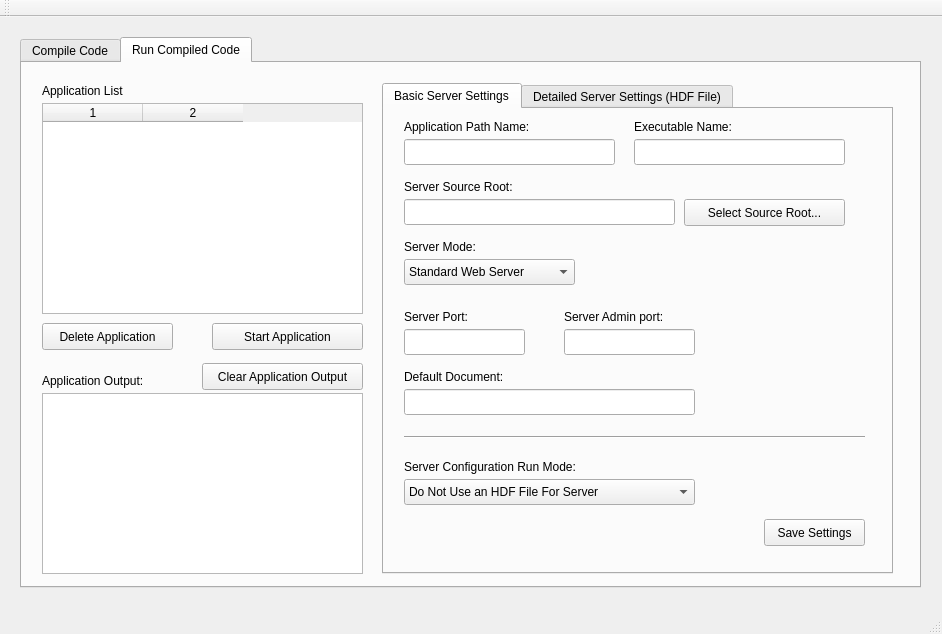
<?xml version="1.0" encoding="UTF-8"?>
<ui version="4.0">
 <class>MainWindow</class>
 <widget class="QMainWindow" name="MainWindow">
  <property name="geometry">
   <rect>
    <x>0</x>
    <y>0</y>
    <width>942</width>
    <height>634</height>
   </rect>
  </property>
  <property name="windowTitle">
   <string>Aesop - HPHP GUI - v.9b</string>
  </property>
  <widget class="QWidget" name="centralWidget">
   <widget class="QTabWidget" name="tabWidget_main">
    <property name="geometry">
     <rect>
      <x>20</x>
      <y>20</y>
      <width>901</width>
      <height>551</height>
     </rect>
    </property>
    <property name="currentIndex">
     <number>1</number>
    </property>
    <widget class="QWidget" name="tab">
     <attribute name="title">
      <string>Compile Code</string>
     </attribute>
     <widget class="QLineEdit" name="lineEdit_folderToProcess">
      <property name="geometry">
       <rect>
        <x>20</x>
        <y>40</y>
        <width>401</width>
        <height>26</height>
       </rect>
      </property>
     </widget>
     <widget class="QPushButton" name="pushButton_selectFolder">
      <property name="geometry">
       <rect>
        <x>430</x>
        <y>40</y>
        <width>211</width>
        <height>27</height>
       </rect>
      </property>
      <property name="text">
       <string>Select Project Folder...</string>
      </property>
     </widget>
     <widget class="QLabel" name="label">
      <property name="geometry">
       <rect>
        <x>20</x>
        <y>20</y>
        <width>181</width>
        <height>16</height>
       </rect>
      </property>
      <property name="text">
       <string>Project Folder to Process...</string>
      </property>
     </widget>
     <widget class="QTabWidget" name="tabWidget_2">
      <property name="geometry">
       <rect>
        <x>20</x>
        <y>90</y>
        <width>591</width>
        <height>381</height>
       </rect>
      </property>
      <property name="currentIndex">
       <number>0</number>
      </property>
      <widget class="QWidget" name="tab_3">
       <attribute name="title">
        <string>File List</string>
       </attribute>
       <widget class="QTextEdit" name="textEdit_fileList">
        <property name="geometry">
         <rect>
          <x>10</x>
          <y>10</y>
          <width>561</width>
          <height>331</height>
         </rect>
        </property>
       </widget>
      </widget>
      <widget class="QWidget" name="tab_4">
       <attribute name="title">
        <string>Compiler Output</string>
       </attribute>
       <widget class="QTextEdit" name="textEdit_compilerOutput">
        <property name="geometry">
         <rect>
          <x>10</x>
          <y>10</y>
          <width>561</width>
          <height>331</height>
         </rect>
        </property>
        <property name="overwriteMode">
         <bool>false</bool>
        </property>
       </widget>
      </widget>
      <widget class="QWidget" name="tab_9">
       <attribute name="title">
        <string>Bad Code Check Output</string>
       </attribute>
       <widget class="QTextEdit" name="textEdit_compilerCodeCheckOutput">
        <property name="geometry">
         <rect>
          <x>10</x>
          <y>10</y>
          <width>571</width>
          <height>331</height>
         </rect>
        </property>
       </widget>
      </widget>
     </widget>
     <widget class="QPushButton" name="pushButton_cancelCompile">
      <property name="enabled">
       <bool>false</bool>
      </property>
      <property name="geometry">
       <rect>
        <x>670</x>
        <y>470</y>
        <width>181</width>
        <height>27</height>
       </rect>
      </property>
      <property name="text">
       <string>Cancel Compile Process</string>
      </property>
     </widget>
     <widget class="QTabWidget" name="tabWidget_compilerAdvancedOptions">
      <property name="geometry">
       <rect>
        <x>630</x>
        <y>120</y>
        <width>251</width>
        <height>281</height>
       </rect>
      </property>
      <property name="currentIndex">
       <number>0</number>
      </property>
      <widget class="QWidget" name="tab_7">
       <attribute name="title">
        <string>Basic Options</string>
       </attribute>
       <widget class="QLabel" name="label_4">
        <property name="geometry">
         <rect>
          <x>20</x>
          <y>20</y>
          <width>171</width>
          <height>16</height>
         </rect>
        </property>
        <property name="text">
         <string>Project/Executable Name:</string>
        </property>
       </widget>
       <widget class="QLineEdit" name="lineEdit_projectName">
        <property name="geometry">
         <rect>
          <x>20</x>
          <y>40</y>
          <width>201</width>
          <height>26</height>
         </rect>
        </property>
       </widget>
       <widget class="QLabel" name="label_3">
        <property name="geometry">
         <rect>
          <x>20</x>
          <y>80</y>
          <width>71</width>
          <height>16</height>
         </rect>
        </property>
        <property name="text">
         <string>Log Level:</string>
        </property>
       </widget>
       <widget class="QComboBox" name="comboBox_logLevel">
        <property name="geometry">
         <rect>
          <x>20</x>
          <y>100</y>
          <width>201</width>
          <height>26</height>
         </rect>
        </property>
        <property name="currentIndex">
         <number>3</number>
        </property>
        <item>
         <property name="text">
          <string>No Logging</string>
         </property>
        </item>
        <item>
         <property name="text">
          <string>Log level 1</string>
         </property>
        </item>
        <item>
         <property name="text">
          <string>Log level 2</string>
         </property>
        </item>
        <item>
         <property name="text">
          <string>Log level 3</string>
         </property>
        </item>
        <item>
         <property name="text">
          <string>Log level 4</string>
         </property>
        </item>
       </widget>
       <widget class="QLabel" name="label_14">
        <property name="geometry">
         <rect>
          <x>20</x>
          <y>150</y>
          <width>121</width>
          <height>16</height>
         </rect>
        </property>
        <property name="text">
         <string>Build Mode:</string>
        </property>
       </widget>
       <widget class="QComboBox" name="comboBox_compilerTarget">
        <property name="geometry">
         <rect>
          <x>20</x>
          <y>170</y>
          <width>201</width>
          <height>26</height>
         </rect>
        </property>
        <item>
         <property name="text">
          <string>Analyze</string>
         </property>
        </item>
        <item>
         <property name="text">
          <string>Run (Compile Full Program)</string>
         </property>
        </item>
        <item>
         <property name="text">
          <string>cpp</string>
         </property>
        </item>
        <item>
         <property name="text">
          <string>php</string>
         </property>
        </item>
        <item>
         <property name="text">
          <string>sep-ext-cpp</string>
         </property>
        </item>
        <item>
         <property name="text">
          <string>filecache</string>
         </property>
        </item>
       </widget>
      </widget>
      <widget class="QWidget" name="tab_8">
       <attribute name="title">
        <string>Advanced Options</string>
       </attribute>
       <widget class="QLineEdit" name="lineEdit_compilerClusterCount">
        <property name="geometry">
         <rect>
          <x>20</x>
          <y>40</y>
          <width>201</width>
          <height>26</height>
         </rect>
        </property>
        <property name="text">
         <string>25</string>
        </property>
       </widget>
       <widget class="QLabel" name="label_13">
        <property name="geometry">
         <rect>
          <x>20</x>
          <y>20</y>
          <width>161</width>
          <height>16</height>
         </rect>
        </property>
        <property name="text">
         <string>Compiler Cluster Count</string>
        </property>
       </widget>
       <widget class="QLabel" name="label_15">
        <property name="geometry">
         <rect>
          <x>20</x>
          <y>90</y>
          <width>201</width>
          <height>16</height>
         </rect>
        </property>
        <property name="text">
         <string>Extra Command Line Options</string>
        </property>
       </widget>
       <widget class="QLineEdit" name="lineEdit_compilerCommandLineOptions">
        <property name="geometry">
         <rect>
          <x>20</x>
          <y>110</y>
          <width>201</width>
          <height>26</height>
         </rect>
        </property>
       </widget>
       <widget class="QLabel" name="label_16">
        <property name="geometry">
         <rect>
          <x>20</x>
          <y>160</y>
          <width>201</width>
          <height>16</height>
         </rect>
        </property>
        <property name="text">
         <string>Force Compiler To Ignore Errors</string>
        </property>
       </widget>
       <widget class="QComboBox" name="comboBox_compilerForceMode">
        <property name="geometry">
         <rect>
          <x>20</x>
          <y>180</y>
          <width>191</width>
          <height>26</height>
         </rect>
        </property>
        <property name="currentIndex">
         <number>1</number>
        </property>
        <item>
         <property name="text">
          <string>Stop On Errors</string>
         </property>
        </item>
        <item>
         <property name="text">
          <string>Ignore Code Errors</string>
         </property>
        </item>
       </widget>
      </widget>
     </widget>
     <widget class="QPushButton" name="pushButton_compile">
      <property name="geometry">
       <rect>
        <x>690</x>
        <y>420</y>
        <width>141</width>
        <height>27</height>
       </rect>
      </property>
      <property name="text">
       <string>Compile Code</string>
      </property>
     </widget>
     <widget class="QPushButton" name="pushButton_compileRebuildFileList">
      <property name="geometry">
       <rect>
        <x>460</x>
        <y>480</y>
        <width>151</width>
        <height>27</height>
       </rect>
      </property>
      <property name="text">
       <string>Rebuild File List</string>
      </property>
     </widget>
     <widget class="QPushButton" name="pushButton_helpCompiler">
      <property name="geometry">
       <rect>
        <x>790</x>
        <y>10</y>
        <width>91</width>
        <height>27</height>
       </rect>
      </property>
      <property name="text">
       <string>Help</string>
      </property>
     </widget>
     <widget class="QPushButton" name="pushButton_compileCodeCheck">
      <property name="enabled">
       <bool>true</bool>
      </property>
      <property name="geometry">
       <rect>
        <x>20</x>
        <y>480</y>
        <width>191</width>
        <height>27</height>
       </rect>
      </property>
      <property name="text">
       <string>Check Path For Bad Code</string>
      </property>
     </widget>
    </widget>
    <widget class="QWidget" name="tab_2">
     <attribute name="title">
      <string>Run Compiled Code</string>
     </attribute>
     <widget class="QLabel" name="label_5">
      <property name="geometry">
       <rect>
        <x>20</x>
        <y>20</y>
        <width>141</width>
        <height>16</height>
       </rect>
      </property>
      <property name="text">
       <string>Application List</string>
      </property>
     </widget>
     <widget class="QTabWidget" name="tabWidget_appSettings">
      <property name="geometry">
       <rect>
        <x>360</x>
        <y>20</y>
        <width>511</width>
        <height>491</height>
       </rect>
      </property>
      <property name="currentIndex">
       <number>0</number>
      </property>
      <widget class="QWidget" name="tab_5">
       <attribute name="title">
        <string>Basic Server Settings</string>
       </attribute>
       <widget class="QLineEdit" name="lineEdit_serverPort">
        <property name="geometry">
         <rect>
          <x>20</x>
          <y>220</y>
          <width>121</width>
          <height>26</height>
         </rect>
        </property>
       </widget>
       <widget class="QComboBox" name="comboBox_serverMode">
        <property name="geometry">
         <rect>
          <x>20</x>
          <y>150</y>
          <width>171</width>
          <height>26</height>
         </rect>
        </property>
        <item>
         <property name="text">
          <string>Standard Web Server</string>
         </property>
        </item>
        <item>
         <property name="text">
          <string>Deamon</string>
         </property>
        </item>
        <item>
         <property name="text">
          <string>HPHPi</string>
         </property>
        </item>
       </widget>
       <widget class="QLabel" name="label_7">
        <property name="geometry">
         <rect>
          <x>20</x>
          <y>200</y>
          <width>81</width>
          <height>16</height>
         </rect>
        </property>
        <property name="text">
         <string>Server Port:</string>
        </property>
       </widget>
       <widget class="QLabel" name="label_8">
        <property name="geometry">
         <rect>
          <x>20</x>
          <y>130</y>
          <width>101</width>
          <height>16</height>
         </rect>
        </property>
        <property name="text">
         <string>Server Mode:</string>
        </property>
       </widget>
       <widget class="QLineEdit" name="lineEdit_serverExecutableName">
        <property name="geometry">
         <rect>
          <x>250</x>
          <y>30</y>
          <width>211</width>
          <height>26</height>
         </rect>
        </property>
       </widget>
       <widget class="QLabel" name="label_9">
        <property name="geometry">
         <rect>
          <x>250</x>
          <y>10</y>
          <width>141</width>
          <height>16</height>
         </rect>
        </property>
        <property name="text">
         <string>Executable Name:</string>
        </property>
       </widget>
       <widget class="QLineEdit" name="lineEdit_appPathName">
        <property name="geometry">
         <rect>
          <x>20</x>
          <y>30</y>
          <width>211</width>
          <height>26</height>
         </rect>
        </property>
        <property name="readOnly">
         <bool>true</bool>
        </property>
       </widget>
       <widget class="QLabel" name="label_10">
        <property name="geometry">
         <rect>
          <x>20</x>
          <y>10</y>
          <width>161</width>
          <height>16</height>
         </rect>
        </property>
        <property name="text">
         <string>Application Path Name:</string>
        </property>
       </widget>
       <widget class="QLabel" name="label_11">
        <property name="geometry">
         <rect>
          <x>20</x>
          <y>70</y>
          <width>131</width>
          <height>16</height>
         </rect>
        </property>
        <property name="text">
         <string>Server Source Root:</string>
        </property>
       </widget>
       <widget class="QLineEdit" name="lineEdit_serverSourceRoot">
        <property name="geometry">
         <rect>
          <x>20</x>
          <y>90</y>
          <width>271</width>
          <height>26</height>
         </rect>
        </property>
       </widget>
       <widget class="QPushButton" name="pushButton_serverSelectSourceRoot">
        <property name="geometry">
         <rect>
          <x>300</x>
          <y>90</y>
          <width>161</width>
          <height>27</height>
         </rect>
        </property>
        <property name="text">
         <string>Select Source Root...</string>
        </property>
       </widget>
       <widget class="QPushButton" name="pushButton_saveServerSettings">
        <property name="geometry">
         <rect>
          <x>380</x>
          <y>410</y>
          <width>101</width>
          <height>27</height>
         </rect>
        </property>
        <property name="text">
         <string>Save Settings</string>
        </property>
       </widget>
       <widget class="QLineEdit" name="lineEdit_serverAdminPort">
        <property name="geometry">
         <rect>
          <x>180</x>
          <y>220</y>
          <width>131</width>
          <height>26</height>
         </rect>
        </property>
       </widget>
       <widget class="QLabel" name="label_2">
        <property name="geometry">
         <rect>
          <x>180</x>
          <y>200</y>
          <width>131</width>
          <height>16</height>
         </rect>
        </property>
        <property name="text">
         <string>Server Admin port:</string>
        </property>
       </widget>
       <widget class="QLabel" name="label_12">
        <property name="geometry">
         <rect>
          <x>20</x>
          <y>260</y>
          <width>121</width>
          <height>16</height>
         </rect>
        </property>
        <property name="text">
         <string>Default Document:</string>
        </property>
       </widget>
       <widget class="QLineEdit" name="lineEdit_serverDefaultDocument">
        <property name="geometry">
         <rect>
          <x>20</x>
          <y>280</y>
          <width>291</width>
          <height>26</height>
         </rect>
        </property>
       </widget>
       <widget class="QComboBox" name="comboBox_serverUseHDF">
        <property name="geometry">
         <rect>
          <x>20</x>
          <y>370</y>
          <width>291</width>
          <height>26</height>
         </rect>
        </property>
        <item>
         <property name="text">
          <string>Do Not Use an HDF File For Server</string>
         </property>
        </item>
        <item>
         <property name="text">
          <string>Use The Custom HDF File For This Server</string>
         </property>
        </item>
       </widget>
       <widget class="Line" name="line">
        <property name="geometry">
         <rect>
          <x>20</x>
          <y>320</y>
          <width>461</width>
          <height>16</height>
         </rect>
        </property>
        <property name="orientation">
         <enum>Qt::Horizontal</enum>
        </property>
       </widget>
       <widget class="QLabel" name="label_18">
        <property name="geometry">
         <rect>
          <x>20</x>
          <y>350</y>
          <width>201</width>
          <height>16</height>
         </rect>
        </property>
        <property name="text">
         <string>Server Configuration Run Mode:</string>
        </property>
       </widget>
      </widget>
      <widget class="QWidget" name="tab_6">
       <attribute name="title">
        <string>Detailed Server Settings (HDF File)</string>
       </attribute>
       <widget class="QTextEdit" name="textEdit_serverHDFContents">
        <property name="geometry">
         <rect>
          <x>10</x>
          <y>40</y>
          <width>491</width>
          <height>411</height>
         </rect>
        </property>
       </widget>
       <widget class="QLabel" name="label_17">
        <property name="geometry">
         <rect>
          <x>10</x>
          <y>20</y>
          <width>111</width>
          <height>16</height>
         </rect>
        </property>
        <property name="text">
         <string>HDF File Contents:</string>
        </property>
       </widget>
       <widget class="QPushButton" name="pushButton_serverSaveHDFFile">
        <property name="geometry">
         <rect>
          <x>170</x>
          <y>10</y>
          <width>331</width>
          <height>27</height>
         </rect>
        </property>
        <property name="text">
         <string>Save HDF File and Update (Save) Server Settings</string>
        </property>
       </widget>
      </widget>
     </widget>
     <widget class="QPushButton" name="pushButton_startStopApp">
      <property name="geometry">
       <rect>
        <x>190</x>
        <y>260</y>
        <width>151</width>
        <height>27</height>
       </rect>
      </property>
      <property name="text">
       <string>Start Application</string>
      </property>
     </widget>
     <widget class="QTextEdit" name="textEdit_appOutput">
      <property name="geometry">
       <rect>
        <x>20</x>
        <y>330</y>
        <width>321</width>
        <height>181</height>
       </rect>
      </property>
     </widget>
     <widget class="QLabel" name="label_6">
      <property name="geometry">
       <rect>
        <x>20</x>
        <y>310</y>
        <width>181</width>
        <height>16</height>
       </rect>
      </property>
      <property name="text">
       <string>Application Output:</string>
      </property>
     </widget>
     <widget class="QPushButton" name="pushButton_deleteApp">
      <property name="geometry">
       <rect>
        <x>20</x>
        <y>260</y>
        <width>131</width>
        <height>27</height>
       </rect>
      </property>
      <property name="text">
       <string>Delete Application</string>
      </property>
     </widget>
     <widget class="QTableWidget" name="tableWidget_appList">
      <property name="geometry">
       <rect>
        <x>20</x>
        <y>40</y>
        <width>321</width>
        <height>211</height>
       </rect>
      </property>
      <property name="columnCount">
       <number>2</number>
      </property>
      <column/>
      <column/>
     </widget>
     <widget class="QPushButton" name="pushButton_serverClearOutput">
      <property name="geometry">
       <rect>
        <x>180</x>
        <y>300</y>
        <width>161</width>
        <height>27</height>
       </rect>
      </property>
      <property name="text">
       <string>Clear Application Output</string>
      </property>
     </widget>
    </widget>
   </widget>
  </widget>
  <widget class="QMenuBar" name="menuBar">
   <property name="geometry">
    <rect>
     <x>0</x>
     <y>0</y>
     <width>942</width>
     <height>23</height>
    </rect>
   </property>
  </widget>
  <widget class="QToolBar" name="mainToolBar">
   <attribute name="toolBarArea">
    <enum>TopToolBarArea</enum>
   </attribute>
   <attribute name="toolBarBreak">
    <bool>false</bool>
   </attribute>
  </widget>
  <widget class="QStatusBar" name="statusBar"/>
  <action name="actionGeneral_Hints">
   <property name="text">
    <string>General Hints</string>
   </property>
  </action>
 </widget>
 <layoutdefault spacing="6" margin="11"/>
 <tabstops>
  <tabstop>lineEdit_appPathName</tabstop>
  <tabstop>lineEdit_serverExecutableName</tabstop>
  <tabstop>lineEdit_serverSourceRoot</tabstop>
  <tabstop>comboBox_serverMode</tabstop>
  <tabstop>lineEdit_serverPort</tabstop>
  <tabstop>lineEdit_serverAdminPort</tabstop>
  <tabstop>tabWidget_compilerAdvancedOptions</tabstop>
  <tabstop>lineEdit_serverDefaultDocument</tabstop>
  <tabstop>lineEdit_projectName</tabstop>
  <tabstop>comboBox_logLevel</tabstop>
  <tabstop>comboBox_compilerTarget</tabstop>
  <tabstop>lineEdit_compilerClusterCount</tabstop>
  <tabstop>lineEdit_compilerCommandLineOptions</tabstop>
  <tabstop>comboBox_compilerForceMode</tabstop>
  <tabstop>pushButton_compile</tabstop>
  <tabstop>pushButton_compileRebuildFileList</tabstop>
  <tabstop>pushButton_helpCompiler</tabstop>
  <tabstop>tabWidget_appSettings</tabstop>
  <tabstop>textEdit_fileList</tabstop>
  <tabstop>tabWidget_2</tabstop>
  <tabstop>lineEdit_folderToProcess</tabstop>
  <tabstop>tabWidget_main</tabstop>
  <tabstop>pushButton_selectFolder</tabstop>
  <tabstop>pushButton_serverSelectSourceRoot</tabstop>
  <tabstop>pushButton_saveServerSettings</tabstop>
  <tabstop>textEdit_compilerOutput</tabstop>
  <tabstop>pushButton_cancelCompile</tabstop>
  <tabstop>textEdit_serverHDFContents</tabstop>
  <tabstop>comboBox_serverUseHDF</tabstop>
  <tabstop>pushButton_serverSaveHDFFile</tabstop>
  <tabstop>pushButton_startStopApp</tabstop>
  <tabstop>textEdit_appOutput</tabstop>
  <tabstop>pushButton_deleteApp</tabstop>
  <tabstop>tableWidget_appList</tabstop>
 </tabstops>
 <resources/>
 <connections/>
</ui>
